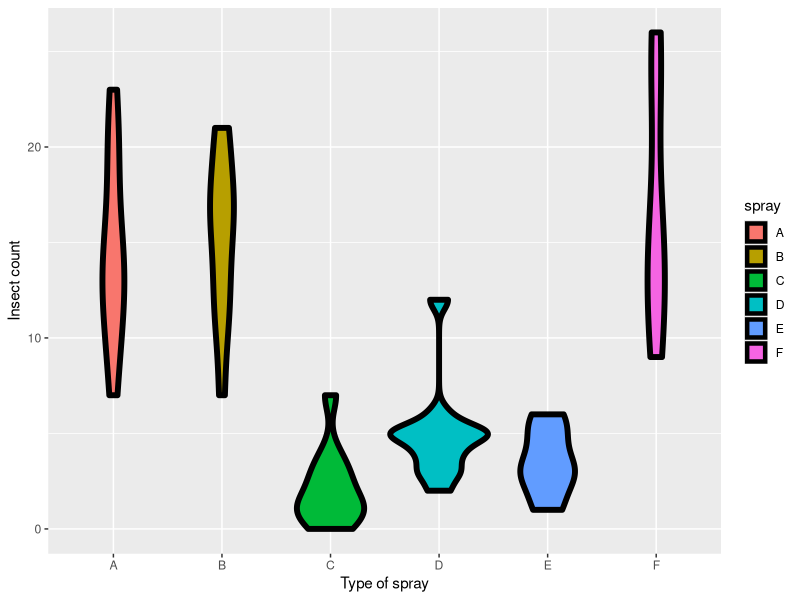
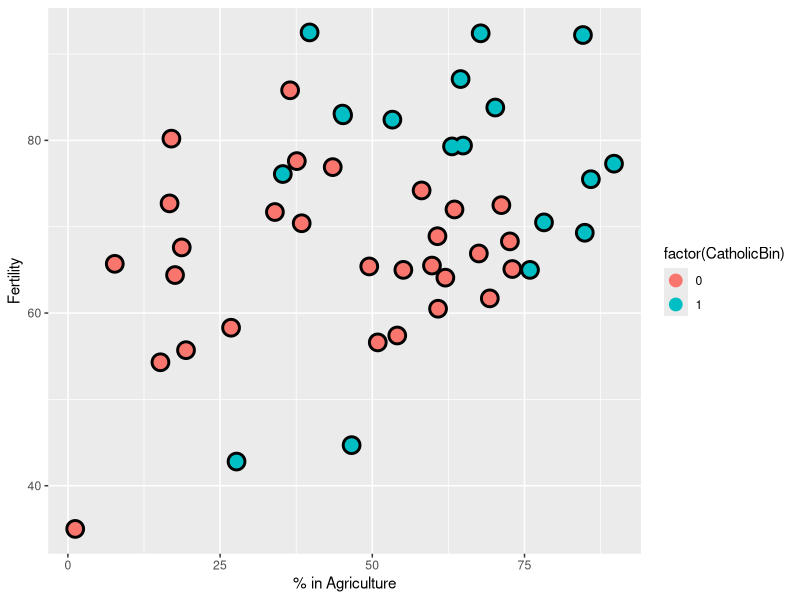
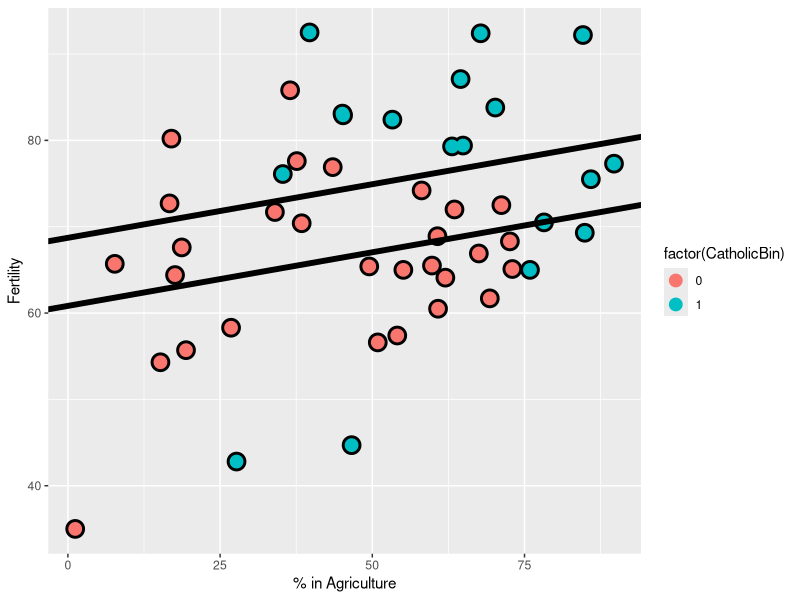
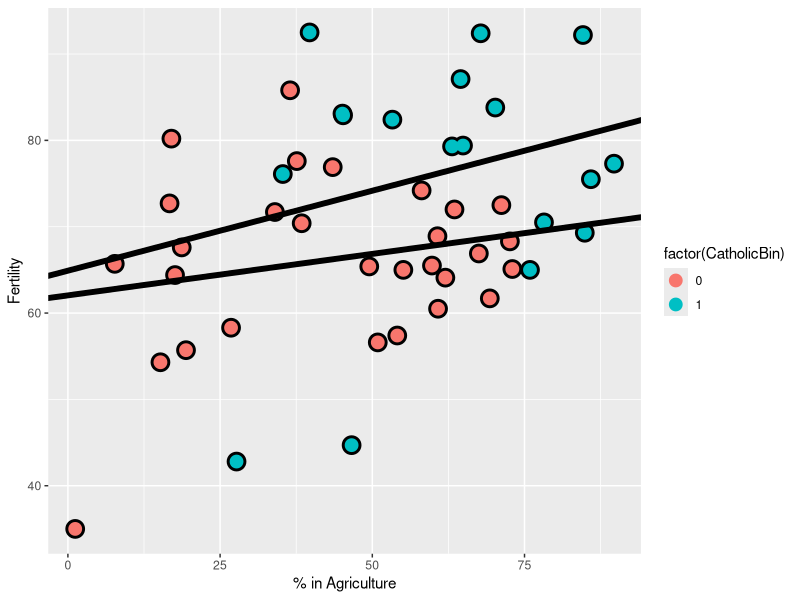

R code for these plots, in order:
## CODE Examples for multivarible
### Example of a graph to show the cprelations of all the variables between themselves. 
require(datasets); data(swiss); require(GGally); require(ggplot2)
library(GGally)
library(ggplot2)    
data(swiss)

# Function to return points and geom_smooth
# allow for the method to be changed
# a fix
my_fn <- function(data, mapping, method="loess", ...){
  p <- ggplot(data = data, mapping = mapping) + 
    geom_point() + 
    geom_smooth(method=method, ...)
  p
}

# Default loess curve    
#g = GGally::ggpairs(swiss, lower = list(continuous = "smooth"),params = c(method = "loess"))
#g
g = ggpairs(swiss, lower = list(continuous = my_fn))
####
#Calcualting a linear model from all the variables in a dataset. using the . command in lm
summary(lm(Fertility ~ . , data = swiss))$coefficients
# standard error of a coeficient speaks of its precision or varaibility.

## The addition or removal of variables into the model have consequences in the coeficients. 
## However, adding not informative variables to the model is bad
z <- swiss$Agriculture + swiss$Education
lm(Fertility ~ . + z, data = swiss)
# the coeficint assigned to it is NA. This mean that the variable you added was a linear combination of the other variables already assigned to the model


## DUMMY VARIABLES ARE SMART - HOWEVER they have ISSUES!!! see bellow
## Factor variables, 0 or 1
## The of the facto variable will indicate the increase or decrease in the mean comparing those in the group to those not
## these test is similar to the T-test of two groups assuming common variance
## when comparing three factors for example republicans, independent and democrats. 
## the betas become the comparision factors. i.e., X1 is republicans, X2 is democrats and indepdents is excluded.
## then B1 would be the comparision of republicans vs independents
## B2 would be comparison of democrats vs independents 
## B2-B1 would be comparision of democrats vs republicans. 
## if you omit any of the other factors from the set then the reference changes. 
## the omited factor is the reference.
## The intercept is the mean of the reference predictor

# EXAMPLE OF FACTOR VARIABLES
require(datasets);data(InsectSprays); require(stats); require(ggplot2)
g = ggplot(data = InsectSprays, aes(y = count, x = spray, fill  = spray)) # fill parameter tells what variable will fill the objects I will create later in the ggplot
g = g + geom_violin(colour = "black", size = 2) # violin - gives max Vs min of different factors showing ranges
g = g + xlab("Type of spray") + ylab("Insect count")
g
## Running the linear model of the factors it automatically recongnized the different values of the factor spray
summary(lm(count ~ spray, data = InsectSprays))$coef
## the process in which R selects the reference factor is by selecting the lower alphanumeric factor
## i.e., if the factor values are numbers then gets the lowest if they are letters it gets "lowest"
## The I function????
summary(lm(count ~ 
             I(1 * (spray == 'B')) + I(1 * (spray == 'C')) + 
             I(1 * (spray == 'D')) + I(1 * (spray == 'E')) +
             I(1 * (spray == 'F'))
           , data = InsectSprays))$coef

# If I plug in the reference variable to the model, then R will NA it. 

# if I want to compare my factors against the default and not a reference factor then what?
summary(lm(count ~ spray - 1, data = InsectSprays))$coef
library(dplyr)
summarise(group_by(InsectSprays, spray), mn = mean(count))
# it shows a factor for each mean of the sprays, like comparing them to cero not a control factor

# REoRDERING LEVELS to SET A REFERENCE
spray2 <- relevel(InsectSprays$spray, "C") # relevel command defines the reference
summary(lm(count ~ spray2, data = InsectSprays))$coef
#
## ISSUES
## Not all data is normal: The data are counts, they are likely to be poisson not normal distributed. 
## The variance of the compared datasets might be different, not constant (as assumed by the linear approach)
## Heteroscedasticity other advaced topics of statistical inference


## ENCOVA - Fitting multiple lines with different intercepts and slopes
## is to include analysis to combine factor and continous variables
## also to model the factor and continous varibles and their interaction
## meaning thar varying models you can analyze different behaviours in the data. 

library(datasets); data(swiss)
head(swiss)
library(dplyr); 
swiss = mutate(swiss, CatholicBin = 1 * (Catholic > 50))# adds a variable chatholicbin to the data frame by applying the indicated operation over the variable catholic

g = ggplot(swiss, aes(x = Agriculture, y = Fertility, colour = factor(CatholicBin)))
g = g + geom_point(size = 6, colour = "black") + geom_point(size = 4)
g = g + xlab("% in Agriculture") + ylab("Fertility")
g
#####
# examples of the ANCOVA models
summary(lm(Fertility ~ Agriculture + factor(CatholicBin), data = swiss))$coef
# This one comes from the model without interaction, only a normal line. 
# Y  = B0 + B1*X1(continuos) + B2*X2(bonomial)
# it gives you the two lines for Y affected by agriculture with or the effect of catholisim
# drawing two paralel lines showing the fit lines for taking into acount the binary relationship
# one line for catholisim 1 and other for 0
fit = lm(Fertility ~ Agriculture + factor(CatholicBin), data = swiss)
g1 = g
g1 = g1 + geom_abline(intercept = coef(fit)[1], slope = coef(fit)[2], size = 2) # only agriculture is for those with catholic = 0
g1 = g1 + geom_abline(intercept = coef(fit)[1] + coef(fit)[3], slope = coef(fit)[2], size = 2)# agriculture plus catholic- 1
g1

summary(lm(Fertility ~ Agriculture * factor(CatholicBin), data = swiss))$coef
##
## THIS ONE is showing the interaction between the variables
## to do that include the * to fit the interaction
fit = lm(Fertility ~ Agriculture * factor(CatholicBin), data = swiss) # note the asteric in agriculture
g1 = g
g1 = g1 + geom_abline(intercept = coef(fit)[1], slope = coef(fit)[2], size = 2)
g1 = g1 + geom_abline(intercept = coef(fit)[1] + coef(fit)[3], 
                      slope = coef(fit)[2] + coef(fit)[4], size = 2)
g1

## THis one gives you directly the line without the relationship and with the relationship
summary(lm(Fertility ~ Agriculture + Agriculture : factor(CatholicBin), data = swiss))$coef

# The intercept for mostly protestant (the variable 0)
# Slope agriculture is the slope for mostly protestant
# The third factor + protestant intercept is going to be the intercept for mostly catholic
# and the slope A and B are the slopes for the mostly catholic


## ADJUSTMENT
## Adjustment, is the idea of putting regressors into a linear model to investigate the role of a third variable on the relationship between another two
## The coefficient of interest is interpreted as the effect of the predictor on the response, holding the adjustment variable constant.
## like control variables as company size and like that
## A treatment versus a control or something you might see in an AB test when we're adjusting for a continuous variable.

## In the paralel lines model the B1 represent the change in the intercept of the groups
## B2 is the common slope that exists between the grups



